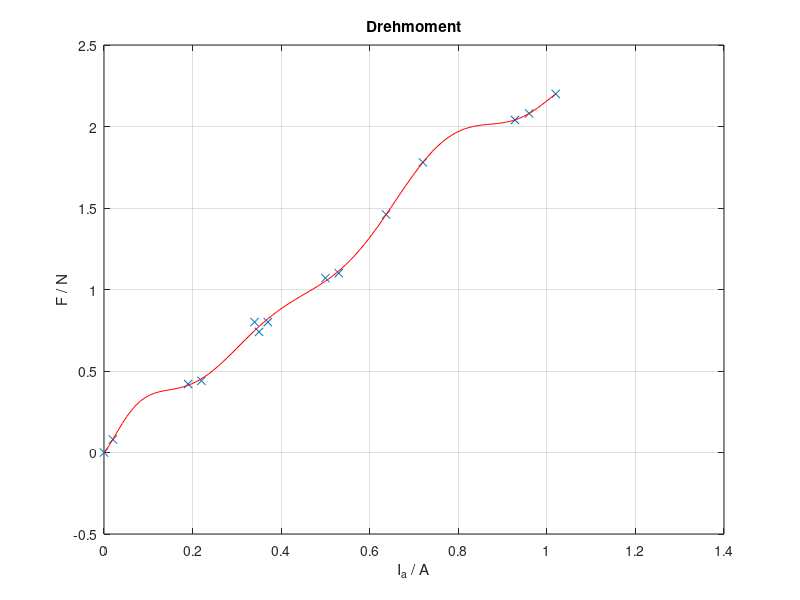

Source code (MATLAB):
clear;
home;
close all


load A;
A_plot=sortrows(A,2)
% geg: u, i(t), M_M(t)
% ges: k_m

% Polyfit gibt Polynome zurück
f1 = polyfit(A_plot(:,2), A_plot(:,3), 10)

% Bereich für Diagramm berechnen
x1 = linspace(0, max(A_plot(:,2)))
y1 = polyval(f1, x1)

figure(1);
plot(A_plot(:,2),A_plot(:,3),'x', x1, y1, 'r');
title('Drehmoment');
xlabel('I_a / A');
ylabel('F / N');
grid on;

% Radius in cm
r = 1;

load B;
B_plot=sortrows(B,2)


%B_plot=sortrows(B,1);
%figure(2);
%plot(B_plot(:,1),B_plot(:,2),'x');
%title('Ankerwiderstand');
%xlabel('U_a / V');
%ylabel('I_a / A');

%load C;
%figure(3);
%plot(C(:,2),C(:,1),'x');
%title('Leerlauf');
%xlabel('U_a / V');
%ylabel('INC per T');

%load D;
%D_plot=sortrows(D,1);
%figure(4);
%plot(D_plot(:,1),D_plot(:,2),'x');
%title('Verstärker');
%xlabel('Input U / V');
%ylabel('Output U / V');


